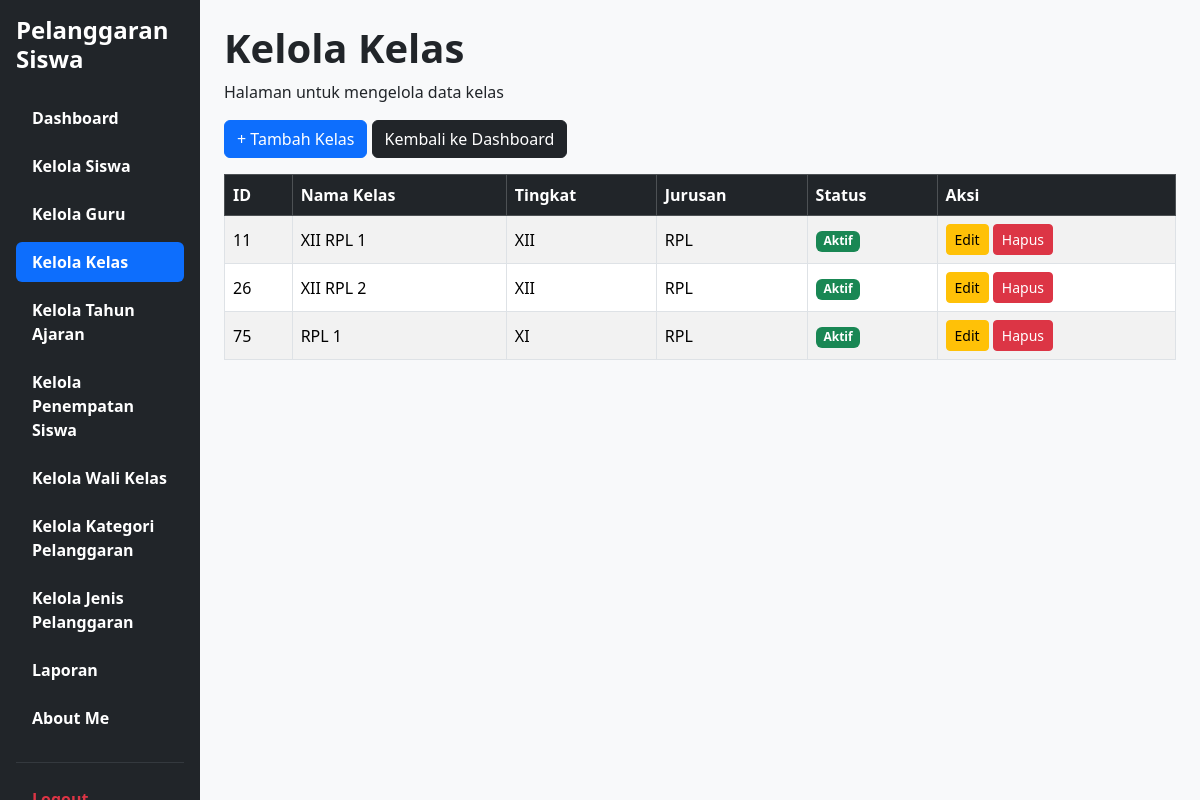
/Kelola_Kelas.php (signed in), run on an earlier commit of the app's database.
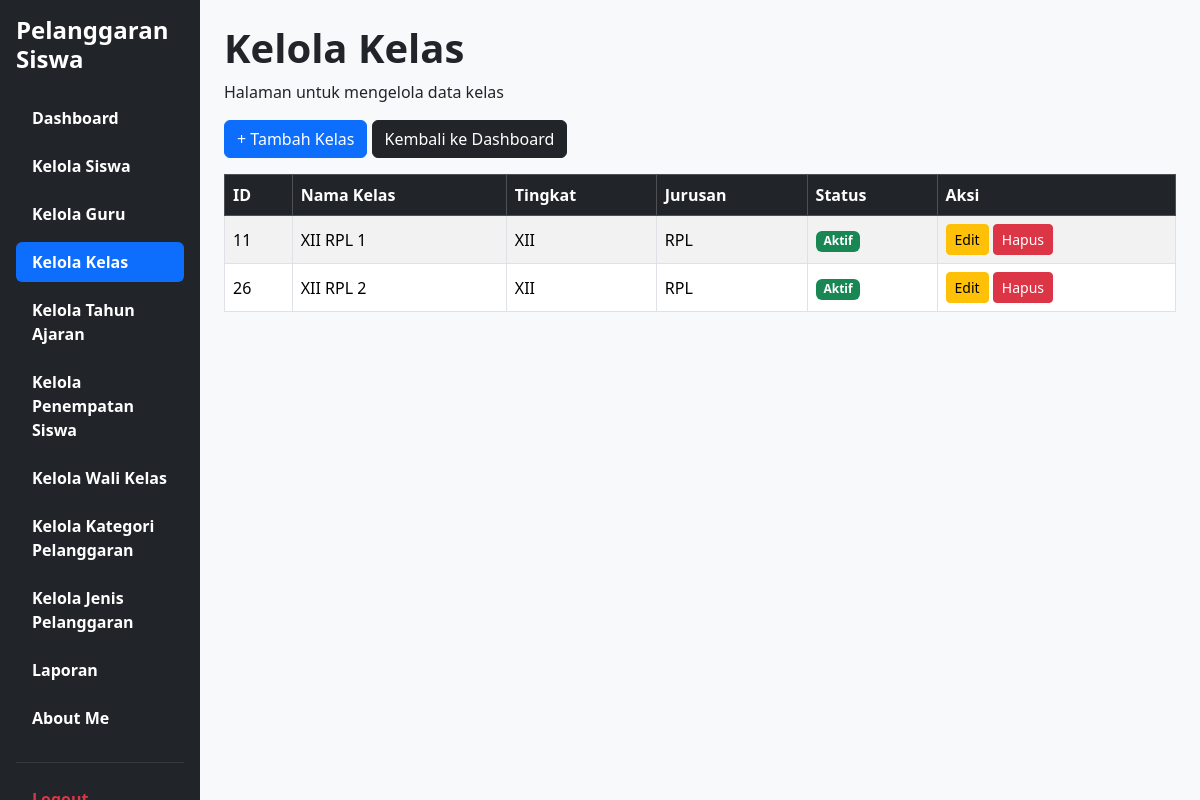
And on a later commit of the database.
### tables this page shows
CREATE TABLE `t_kelas` (
  `id` int(11) NOT NULL,
  `nama` varchar(100) DEFAULT NULL,
  `tingkat` varchar(20) NOT NULL,
  `jurusan` varchar(100) NOT NULL,
  `tahun_ajaran_id` int(11) DEFAULT NULL,
  `status_aktif` tinyint(1) NOT NULL,
  `created_at` timestamp NOT NULL DEFAULT current_timestamp(),
  `updated_at` timestamp NOT NULL DEFAULT current_timestamp()
);

### Kelola_Kelas.php (the view, shortened to what the changed rows need)
<?php
require_once __DIR__ . '/config/koneksi.php';
$sql = "
    SELECT id,
    nama,
    tingkat,
    jurusan,
    status_aktif
    FROM t_kelas
    ORDER BY id ASC";
$result = $koneksi->query($sql);
?>
<!DOCTYPE html>
<html lang="id">
<head>
    <link href="https://cdn.jsdelivr.net/npm/bootstrap@5.3.8/dist/css/bootstrap.min.css" rel="stylesheet">
    <link href="https://cdn.datatables.net/2.3.4/css/dataTables.bootstrap5.min.css" rel="stylesheet">
</head>
<body class="bg-light">
<div class="container-fluid">
    <div class="row">
        <main class="col-md-9 col-lg-10 p-4">
            <h1><strong>Kelola Kelas</strong></h1>
            <div class="table-responsive">
                <table id="tabelKelas" class="table table-hover table-striped table-bordered align-middle">
                    <thead class="table-dark">
                        <tr>
                            <th>ID</th>
                            <th>Nama Kelas</th>
                            <th>Tingkat</th>
                            <th>Jurusan</th>
                            <th>Status</th>
                            <th>Aksi</th>
                        </tr>
                    </thead>
                    <tbody>
                        <?php while ($kelas = $result->fetch_assoc()) { ?>
                        <tr>
                            <td><?= htmlspecialchars($kelas['id']) ?></td>
                            <td><?= htmlspecialchars($kelas['nama']) ?></td>
                            <td><?= htmlspecialchars($kelas['tingkat']) ?></td>
                            <td><?= htmlspecialchars($kelas['jurusan']) ?></td>
                            <td>
                                <?php if ((int)$kelas['status_aktif'] === 1) { ?>
                                    <span class="badge bg-success">Aktif</span>
                                <?php } else { ?>
                                    <span class="badge bg-secondary">Tidak Aktif</span>
                                <?php } ?>
                            </td>
                            <td>
                                <a href="edit_kelas.php?id=<?= (int)$kelas['id'] ?>"
                                   class="btn btn-warning btn-sm">
                                    Edit
                                </a>
                                <a href="hapus_kelas.php?id=<?= (int)$kelas['id'] ?>"
                                   onclick="return confirm('Yakin ingin menghapus kelas ini?')"
                                   class="btn btn-danger btn-sm">
                                    Hapus
                                </a>
                            </td>
                        </tr>
                        <?php } ?>
                    </tbody>
                </table>
            </div>
        </main>
    </div>
</div>
</body>
</html>

What changed in the data, as far as the page shows it:
removed t_kelas: id "75", nama "RPL 1", tingkat "XI", jurusan "RPL", status_aktif "Aktif"
